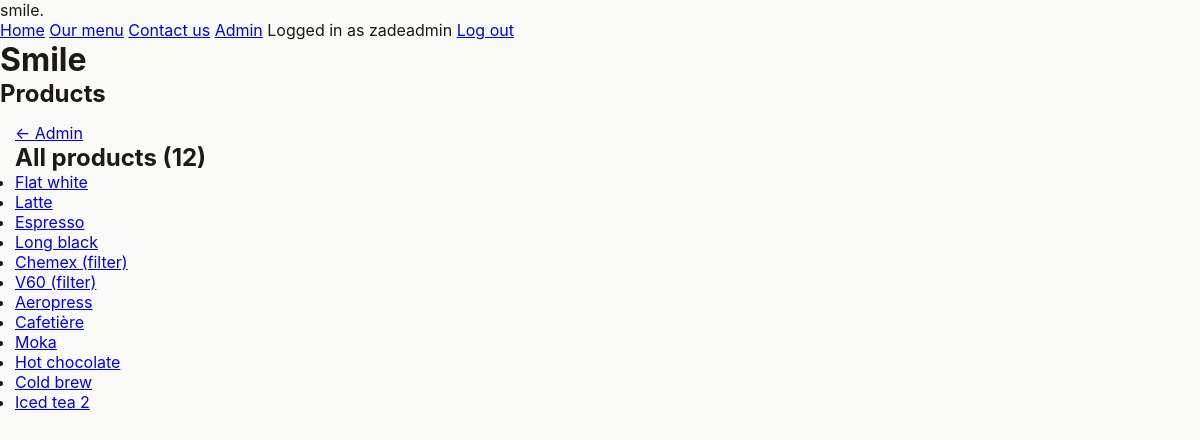
The app's page /admin/products (signed in), older data.
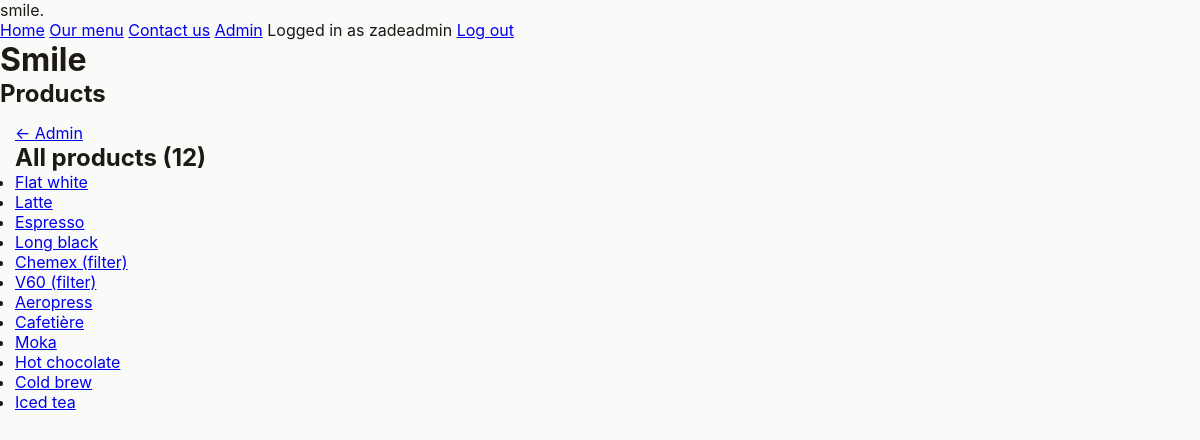
The same page, newer data.
### tables this page shows
CREATE TABLE "Products" (
	"id"	INTEGER NOT NULL UNIQUE,
	"name"	TEXT NOT NULL,
	"description"	TEXT NOT NULL,
	"size"	TEXT NOT NULL,
	"image_path"	TEXT NOT NULL,
	"price"	REAL NOT NULL,
	"category_id"	INTEGER NOT NULL DEFAULT 1,
	PRIMARY KEY("id" AUTOINCREMENT)
);

### server.py (the view)
@server.route("/admin/products", methods=["GET"])
@admin_only
def handle_admin_products():
    with get_db() as (connection, cursor):
        query = "SELECT id, name FROM Products"
        cursor.execute(query)
        res = cursor.fetchall()
        return render_template("admin/products.jinja", user=g.user, products=res)

### server.py (called while the page is built)
def db_dict_factory(cursor, row):
    d = {}
    for idx, col in enumerate(cursor.description):
        d[col[0]] = row[idx]
    return d

@contextmanager
def get_db(*args, **kwds):
    db_connection = sqlite3.connect("smile.sqlite")
    db_connection.row_factory = db_dict_factory
    db_cursor = db_connection.cursor()
    try:
        yield (db_connection, db_cursor)
    finally:
        db_connection.close()

def get_user():
    if ("username" in session) and ("display_name" in session):
        username = session["username"]
        display_name = session["display_name"]
        admin = session["admin"]
        print(session)
        if username is None or display_name is None or admin is None:
            return False
        return {
            "username": username,
            "display_name": display_name,
            "admin": admin
        }
    return False

def admin_only(func):
    @wraps(func)
    def wrapper(*args, **kwargs):
        if not g.user:
            return redirect("/auth?m=You+are+not+logged+in")
        if (g.user["admin"] != True):
            return redirect("/?m=You+are+not+an+admin")
        return func(*args, **kwargs)
    return wrapper

@server.before_request
def load_user():
    user = get_user()
    g.user = user

### templates/admin/products.jinja
{% extends "base.jinja" %}
{% set title = "Admin - Products" %}
{% block pageheading %}
    Products
{% endblock pageheading %}
{% block main %}
    <div class="breadcrumbs">
        <a href="{{ url_for('handle_admin')}}" class="back-link">Admin</a>
    </div>
    <section>
        <h2>All products ({{ products|length }})</h2>
        <ul>
            {% for item in products %}
                <li>
                    <a href="{{ url_for('handle_admin_product_info', product_id=item.id)}}">{{ item.name }}</a>
                </li>
            {% endfor %}
        </ul>
    </section>
{% endblock main %}

### templates/base.jinja (shortened to what this page needs)
<!DOCTYPE html>
<html lang="en-NZ">
    <head>
        <link href="{{ url_for('static', filename='smile.css') }}" rel="stylesheet"/>
    </head>
    <body>
        <nav>
            <div class="container">
                <div class="navbar-brand">smile.</div>
                <nav class="navbar-links">
                    <a href="{{ url_for('handle_home') }}">Home</a>
                    <a href="{{ url_for('handle_menu') }}">Our menu</a>
                    <a href="{{ url_for('handle_contact') }}">Contact us</a>
                    {% if user %}
                        {% if user.admin %}<a href="{{ url_for('handle_admin') }}">Admin</a>{% endif %}
                        <span>Logged in as {{ user["display_name"] }}</span>
                        <a href="{{ url_for('handle_auth_log_out') }}">Log out</a>
                    {% else %}
                        <a href="{{ url_for('handle_auth') }}">Log in or Regsiter</a>
                    {% endif %}
                </nav>
            </div>
        </nav>
        <div class="container">
            <header>
                <h1>Smile</h1>
                <h2>
                    {% block pageheading %}
                    {% endblock pageheading %}
                </h2>
            </header>
            <main>
                {% block main %}
                {% endblock main %}
            </main>
        </div>
    </body>
</html>

### static/smile.css (style rules this page uses)
* { box-sizing: border-box; font-family: "Inter", sans-serif; padding: 0; border: 0; margin: 0; }
:root { --accent: #fb923c; --background: #fafaf9; --background-2: #f5f5f4; --text: #1c1917; --text-2: #292524; }
html, body { background-color: var(--background); color: var(--text); }
main { padding: 15px; }
a.back-link::before { content: "← "; }

Row changes from the older to the newer data that the page shows:
changed Products: name "Iced tea 2" → "Iced tea"
